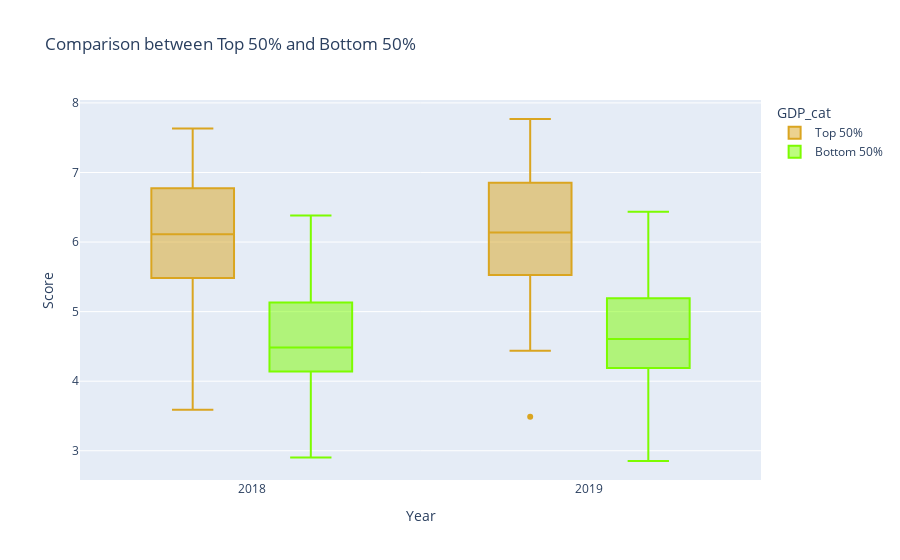

Write notebook code for a chart like this one.
### Markdown cell above
Comparing two years' score

### Code cell
fig = px.box(df3,x="Year", y="Score", color="GDP_cat",
            color_discrete_sequence = ['goldenrod', 'lawngreen'], title = 'Comparison between Top 50% and Bottom 50%')
fig.show()

### Figure 1 — Plotly figure (JSON) as saved in the notebook; plotly's stock layout.template omitted (floating-point values rounded to 4 significant figures; data arrays with more than 128 entries replaced by an {"elided": "..."} marker saying what was removed)
{"data": [{"alignmentgroup": "True", "hovertemplate": "GDP_cat=Top 50%<br>Year=%{x}<br>Score=%{y}<extra></extra>", "legendgroup": "Top 50%", "marker": {"color": "goldenrod"}, "name": "Top 50%", "notched": false, "offsetgroup": "Top 50%", "orientation": "v", "showlegend": true, "type": "box", "x": {"elided": "156 int values"}, "x0": " ", "xaxis": "x", "y": {"elided": "156 float values"}, "y0": " ", "yaxis": "y"}, {"alignmentgroup": "True", "hovertemplate": "GDP_cat=Bottom 50%<br>Year=%{x}<br>Score=%{y}<extra></extra>", "legendgroup": "Bottom 50%", "marker": {"color": "lawngreen"}, "name": "Bottom 50%", "notched": false, "offsetgroup": "Bottom 50%", "orientation": "v", "showlegend": true, "type": "box", "x": {"elided": "156 int values"}, "x0": " ", "xaxis": "x", "y": {"elided": "156 float values"}, "y0": " ", "yaxis": "y"}], "layout": {"boxmode": "group", "legend": {"title": {"text": "GDP_cat"}, "tracegroupgap": 0}, "title": {"text": "Comparison between Top 50% and Bottom 50%"}, "xaxis": {"anchor": "y", "domain": [0, 1], "title": {"text": "Year"}}, "yaxis": {"anchor": "x", "domain": [0, 1], "title": {"text": "Score"}}}}
